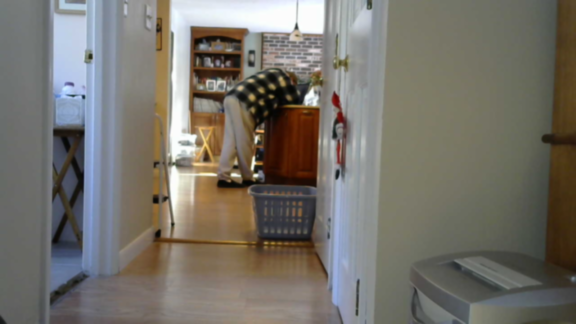
#> input picture opencv-python/calvin_test/01L.png, 576 x 324 px
$ python depthmap.py
#> lines starting #> are read from the running program, lines starting #| are printed output that depends on the picture
#!/usr/bin/python3

import cv2
from matplotlib import pyplot as plt

imgL = cv2.imread('01L.png',0)
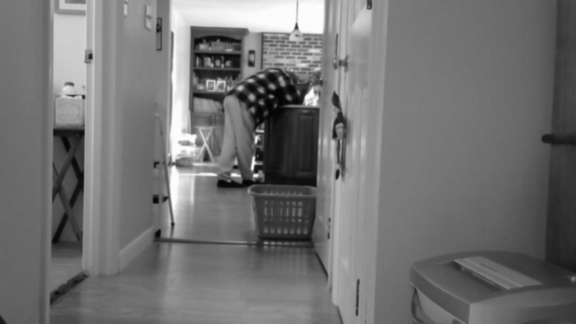
#> imgL: shape (324, 576); min 2, max 254, mean 114.1
imgR = cv2.imread('01R.png',0)
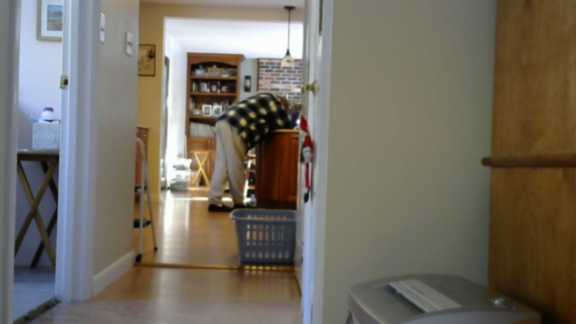
#> input picture opencv-python/calvin_test/01R.png, 576 x 324 px
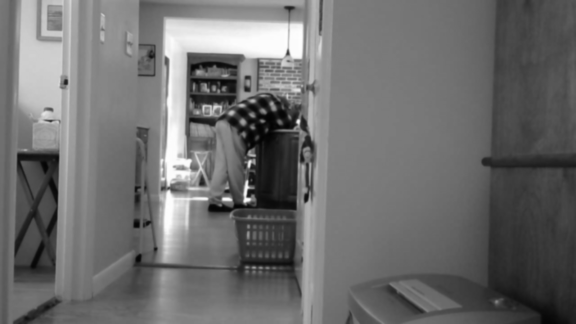
#> imgR: shape (324, 576); min 2, max 254, mean 109.4

stereo = cv2.StereoSGBM_create(1, 32, 10)
disparity = stereo.compute(imgL, imgR)
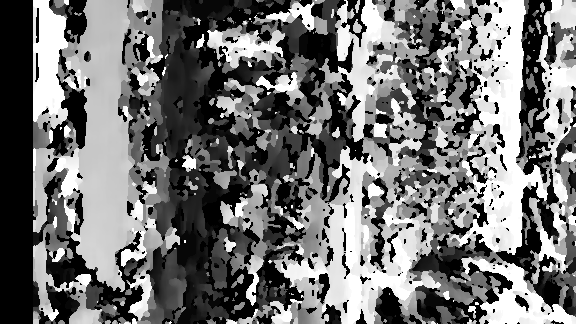
#> disparity: shape (324, 576) int16; min 0, max 512, mean 231.6; drawn with min black and max white

plt.imshow(disparity,'rainbow')
plt.show()
